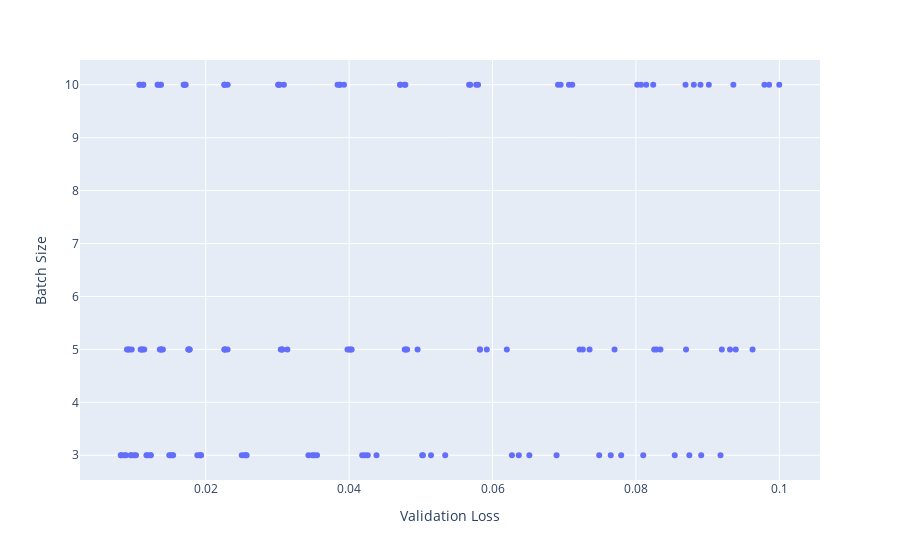

Source (notebook cell):
### Code cell
px.scatter(df, x="Validation Loss", y="Batch Size")

### Figure 1 — Plotly figure (JSON) as saved in the notebook; plotly's stock layout.template omitted (floating-point values rounded to 4 significant figures; data arrays with more than 128 entries replaced by an {"elided": "..."} marker saying what was removed)
{"data": [{"hovertemplate": "Validation Loss=%{x}<br>Batch Size=%{y}<extra></extra>", "legendgroup": "", "marker": {"color": "#636efa", "symbol": "circle"}, "mode": "markers", "name": "", "orientation": "v", "showlegend": false, "type": "scatter", "x": {"elided": "144 float values"}, "xaxis": "x", "y": {"elided": "144 int values"}, "yaxis": "y"}], "layout": {"autosize": true, "legend": {"tracegroupgap": 0}, "margin": {"t": 60}, "xaxis": {"anchor": "y", "autorange": true, "domain": [0, 1], "range": [0.002725, 0.1054], "title": {"text": "Validation Loss"}, "type": "linear"}, "yaxis": {"anchor": "x", "autorange": true, "domain": [0, 1], "range": [2.458, 10.54], "title": {"text": "Batch Size"}, "type": "linear"}}}
